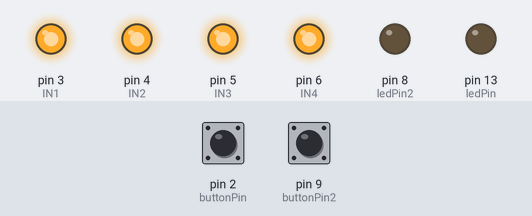
Bench run of a sketch on a simulated Arduino Uno, built with avr-gcc and run on an emulated ATmega328P. Shown: output pins drawn as LEDs (lit = HIGH). Inputs (shaded band) come from the test bench; at power-on: pin 2 (buttonPin) LOW, pin 9 (buttonPin2) LOW.

Above: at 1.2 s.
1.3 s: pin 2 (buttonPin) pulled HIGH for 0.15 s
At 1.37 s:
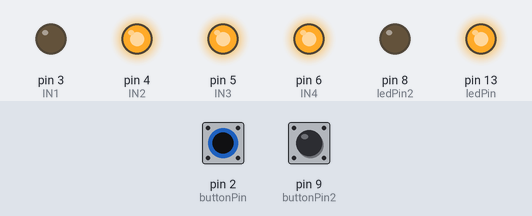
2.9 s: pin 9 (buttonPin2) pulled HIGH for 0.15 s
At 2.97 s:
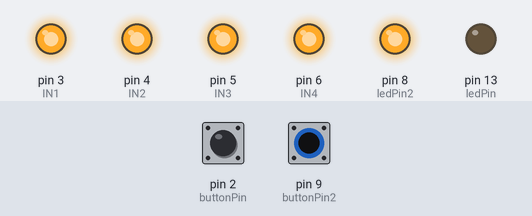
4.5 s: pin 9 (buttonPin2) pulled HIGH for 3.2 s
At 8.1 s:
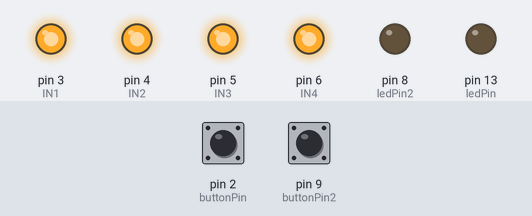
9.2 s: pin 2 (buttonPin) pulled HIGH for 3.2 s
At 10.5 s:
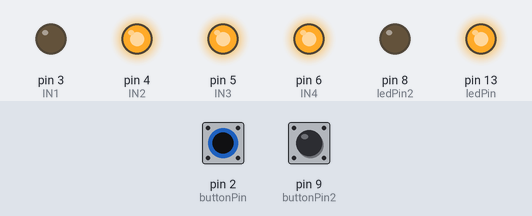
13.9 s: pin 2 (buttonPin) driven HIGH and pin 9 (buttonPin2) driven HIGH
At 15.3 s:
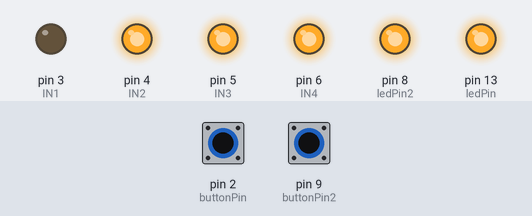
Timing chart, 0 to 16.4 s (numbered marks = the images above; inputs shaded):
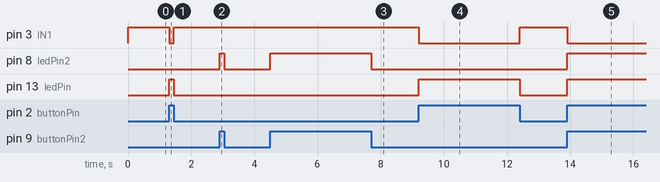

The sketch:

Button.ino
```cpp
//Ishan Arora

// constants won't change. They're used here to set pin numbers:
const int buttonPin = 2;  //moisture sensor  colored   // the number of the pushbutton pin
const int ledPin =  13; //pump indicator
const int buttonPin2 = 9; //water sensor
const int ledPin2 = 8; // empty indicator
int IN1 = 3;   //relays
int IN2 = 4;
int IN3 = 5;
int IN4 = 6;
#define ON   0
#define OFF  1
// variables will change:
int buttonState = 0;         // variable for reading the pushbutton status
int buttonState2 = 0;

void setup() {
  relay_init();
  // initialize the LED pin as an output:
  pinMode(ledPin, OUTPUT);
  // initialize the pushbutton pin as an input:
  pinMode(buttonPin, INPUT);
  pinMode(buttonPin2, INPUT);
  pinMode(ledPin2, OUTPUT);


}

void loop() {
  // read the state of the pushbutton value:
  buttonState = digitalRead(buttonPin);
  buttonState2 = digitalRead(buttonPin2);

  // check if the pushbutton is pressed. If it is, the buttonState is HIGH:
  if (buttonState == HIGH) {
    // turn LED on:
    digitalWrite(ledPin, HIGH);
          relay_SetStatus(ON, OFF, OFF,OFF);

  } else {
    // turn LED off:
              relay_SetStatus(OFF, OFF, OFF,OFF);


    digitalWrite(ledPin, LOW);
  }
      if (buttonState2 == HIGH) {
    // turn LED on:
    digitalWrite(ledPin2, HIGH);

  } else {
    // turn LED off:

    digitalWrite(ledPin2, LOW);
  }
}
void relay_init(void)//initialize the relay
{
  //set all the relays OUTPUT
  pinMode(IN1, OUTPUT);
  pinMode(IN2, OUTPUT);
  pinMode(IN3, OUTPUT);
  pinMode(IN4, OUTPUT);
  relay_SetStatus(OFF,OFF,OFF,OFF);//turn off all the relay
}
void relay_SetStatus( unsigned char status_1,  unsigned char status_2, unsigned char status_3,unsigned char status_4)
{
  digitalWrite(IN1, status_1);
  digitalWrite(IN2, status_2);
  digitalWrite(IN3, status_3);
  digitalWrite(IN4, status_4);

}
```

Measured:
- after the input at 1.3 s, pin 3 (IN1): HIGH → LOW at once, → HIGH 0.15 s later; pin 13 (ledPin): LOW → HIGH at once, → LOW 0.15 s later
- after the input at 2.9 s, pin 8 (ledPin2): LOW → HIGH at once, → LOW 0.15 s later
- after the input at 4.5 s, pin 8 (ledPin2): LOW → HIGH at once, → LOW 3.2 s later
- after the input at 9.2 s, pin 3 (IN1): HIGH → LOW at once, → HIGH 3.2 s later; pin 13 (ledPin): LOW → HIGH at once, → LOW 3.2 s later
- after the input at 13.9 s, pin 3 (IN1): HIGH → LOW at once; pin 8 (ledPin2), pin 13 (ledPin): LOW → HIGH at once
